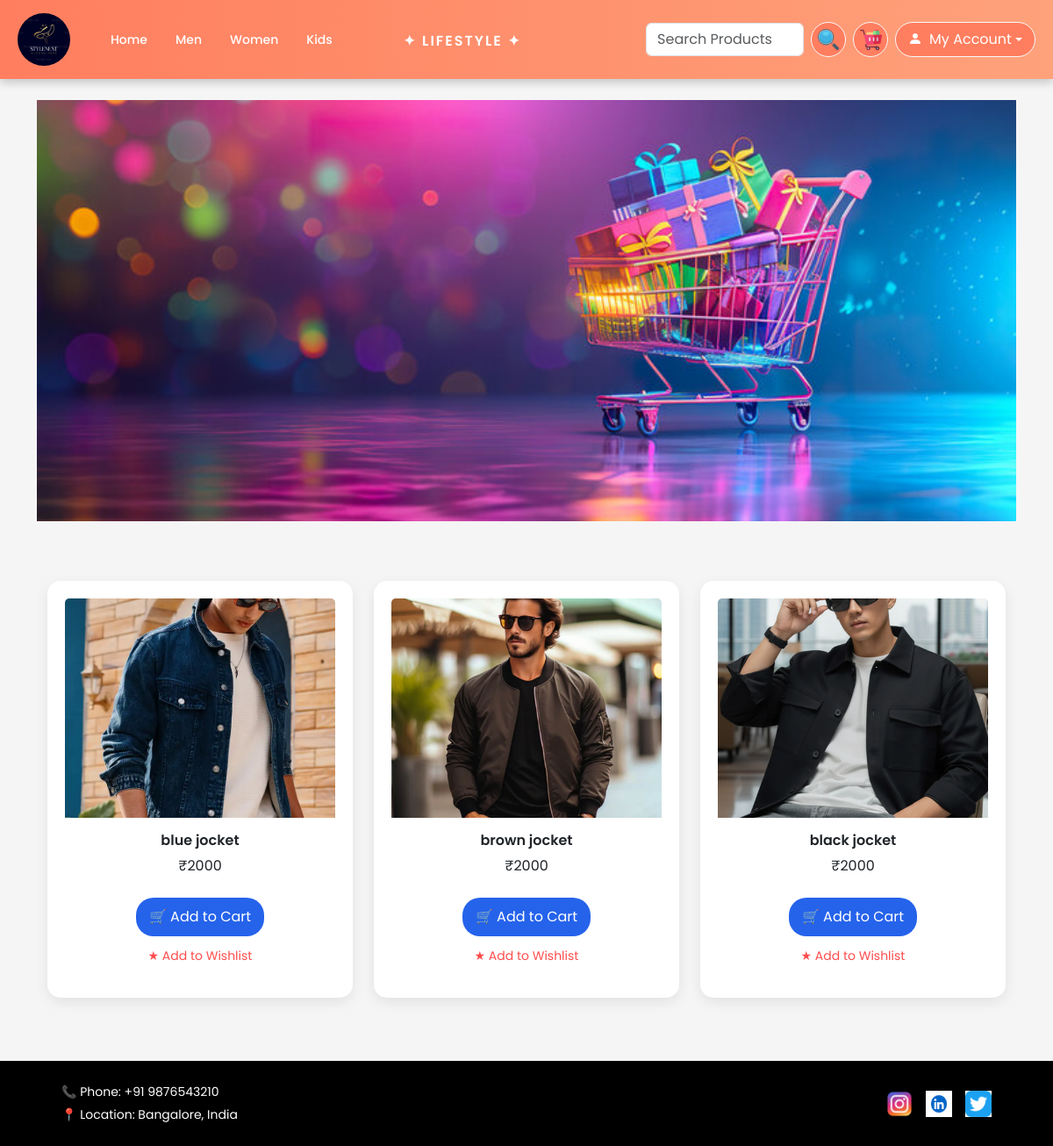
The app's page /men/ with its own data.
### flouristapp/models.py (models this page shows, shortened)
class Men(models.Model):
    name = models.CharField(max_length=100)
    image = models.ImageField(upload_to='men/')
    price = models.IntegerField()

### flouristapp/views.py (the view)
# urls.py: path('men/', views.men, name='men'),
def men(request):
    post = Men.objects.all().order_by('-id')
    return render(request, "men.html", {'post': post})

### flouristapp/Templates/men.html (shortened to what this page needs)
{% extends 'base.html' %}
{% load static %}
{% block content %}
<div class="container-fluid p-0">
    <div class="banner" style="width:100%; height:60vh;">
        <img src="/media/banner.jpg"
             alt="Banner"
             class="img-fluid"
             style="width:100%; height:100%; object-fit:cover; display:block;">
    </div>
</div>
<div class="container mt-5">
    <div class="row">
        {% for i in post %}
        <div class="col-md-4 mb-4">
            <div class="card">
                <img src="{{ i.image.url }}"
                     class="card-img-top"
                     height="250">
                <div class="card-body text-center">
                    <h5>{{ i.name }}</h5>
                    <p>₹{{ i.price }}</p>
                        <a href="{% url 'add_to_cart' 'Men' i.id %}" class="btn btn-primary mt-2">
                           🛒 Add to Cart
                        </a>
                    <div class="wishlist-bottom">
                        <a href="{% url 'add_to_wishlist' i.id 'men' %}" class="wishlist-text">
                            ★ Add to Wishlist
                        </a>
                    </div>
                </div>
            </div>
        </div>
        {% endfor %}
    </div>
</div>
{% endblock %}

### flouristapp/static/css/style.css (style rules this page uses)
body { margin:0; padding:0; overflow-x:hidden; font-family:'Poppins',sans-serif; background:#f5f5f5; }
.container-fluid { padding:0 !important; }
.banner img { width:100%; height:60vh; object-fit:cover; display:block; }
.card { margin-top: 20px; border: none; border-radius: 12px; overflow: hidden; box-shadow: 0 4px 10px rgba(0,0,0,0.1); transition: 0.3s; position: relative; }
.card img { height: 250px; object-fit: cover; }
.card h6, .card h5 { font-size: 16px; font-weight: 600; }
.card .btn { border-radius: 20px; }
.wishlist-bottom { margin-top: 10px; }
.wishlist-text { font-size: 14px; color: #ff4d4d; text-decoration: none; }
.card { background: white; border-radius: 15px; padding: 20px; box-shadow: 0 5px 15px rgba(0,0,0,0.08); }
.btn { display: inline-block; padding: 10px 15px; background: #ff7e5f; color: white; border-radius: 8px; text-decoration: none; text-align: center; }
.btn-primary { background: #2563eb; color: white; border: none; }

### records on screen
Men: image (picture), name "blue jocket", price "2000"
Men: image (picture), name "brown jocket", price "2000"
Men: image (picture), name "black jocket", price "2000"
